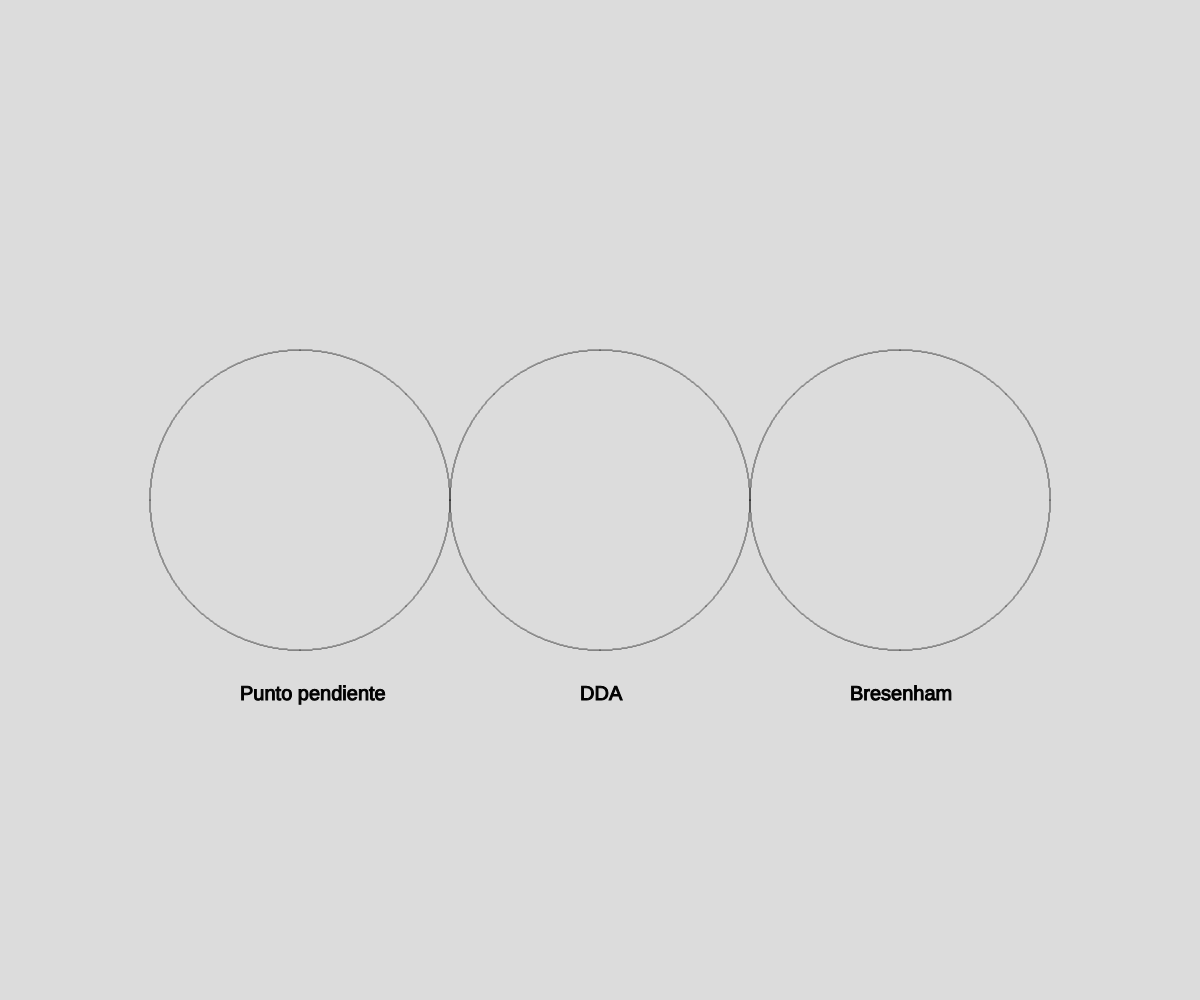
Frame 1 (no input)
Frame 60 (no input): identical to frame 1, image omitted
Frame 120 (the mouse pressed at the canvas centre since frame 60): identical to frame 1, image omitted

The p5.js sketch that drew this single still picture (run headless with seeded random() and noise() and a simulated clock; from frame 60 on, the mouse is pressed at the canvas centre):

// p5.js sketch
// ── sketch.js
function setup(){
    createCanvas(windowWidth, windowHeight);
    x = Math.round(windowWidth / 4);
    y = Math.round(windowHeight / 2);
    r = 150;
    circ1 = new circulo(x, y, r, "pp");
    circ2 = new circulo(2*x, y, r, "dda");
    circ3 = new circulo(3*x, y, r, "bres");
    puntospp = [];
    puntosdda = [];
    puntosbres = [];
}


function draw(){
    background(220);
    circ1.drawPuntos();
    circ2.drawPuntos();
    circ3.drawPuntos();

    stroke(0);
    textSize(20);
    text("Punto pendiente", x - 60, y + 200);
    text("DDA", 2*x - 20, y + 200);
    text("Bresenham", 3*x - 50, y + 200);

    drawPuntos();
}

function cortar(){
    slices = parseInt(document.getElementById("number").value);
    puntospp = circ1.sacarLineas(slices);
    puntosdda = circ2.sacarLineas(slices);
    puntosbres = circ3.sacarLineas(slices);
}

function drawPuntos(){
    for(let punto of puntospp){
        stroke(255, 0, 0);
        punto.draw();
    }
    for(let punto of puntosdda){
        stroke(0, 150, 0);
        punto.draw();
    }
    for(let punto of puntosbres){
        stroke(0, 0, 255);
        punto.draw();
    }
}


// ── circulo.js
class circulo{
    constructor(xc, yc, r, algoritmo){
        this.xc = xc;
        this.yc = yc;
        this.r = r;
        this.algoritmo = algoritmo;
        this.puntos = [];
        this.puntoMedio();
    }

    sacarLineas(slices){
        let puntos = [];
        let angleStep = 2 * Math.PI / slices;
        let line = new linea();
        for(let i = 1; i <= slices; i++){
            let angle = i * angleStep;
            let x = this.xc + this.r * Math.cos(angle);
            let y = this.yc + this.r * Math.sin(angle);
            
            switch(this.algoritmo){
                case "pp":
                    puntos = line.puntoPendiente(new punto(this.xc, this.yc), new punto(x, y), puntos); 
                    break;
                
                case "dda":
                    puntos = line.dda(new punto(this.xc, this.yc), new punto(x, y), puntos);
                    break;
                
                case "bres":
                    puntos = line.bresenham(new punto(this.xc, this.yc), new punto(x, y), puntos);
                    break;
            }
        }
        
        return puntos;
    }





    puntoMedio(){
        let y = this.r;
        let x = 0;
        let p = 5 / 4 - this.r;

        while(x <= y){
            this.pushPoints(x, y, this.xc, this.yc);
            if(p < 0){
                x++;
                p = p + 2 * x + 1;
            }
            else{
                x++;
                y--;
                p = p + 2 * x + 1 - 2 * y;
            }
            
        }
    }

    pushPoints(x, y, xc, yc){
        this.puntos.push(new punto(x + xc, y + yc));
        this.puntos.push(new punto(y + xc, x + yc));
        this.puntos.push(new punto(-x + xc, y + yc));
        this.puntos.push(new punto(-y + xc, x + yc));
        this.puntos.push(new punto(-x + xc, -y + yc));
        this.puntos.push(new punto(-y + xc, -x + yc));
        this.puntos.push(new punto(x + xc, -y + yc));
        this.puntos.push(new punto(y + xc, -x + yc));
    }
    drawPuntos(){
        for(let punto of this.puntos){
            stroke(0);
            punto.draw();
        }
    }
}


// ── linea.js
class linea{
    constructor(){

    }
    puntoPendiente(punto1, punto2, puntos){
        
        let aumentoX = 0;
        if(punto1.x > punto2.x) aumentoX = -1;
        else if(punto1.x < punto2.x) aumentoX = 1;
        
        
        if(punto1.x === punto2.x){ //caso cuando la pendiente es y/0
            let x = punto1.x;
            let aumentoY;
            if(punto1.y > punto2.y) aumentoY = -1;
            else aumentoY = 1;
    
            for(let y = punto1.y; y != punto2.y; y += aumentoY){
                puntos.push(new punto(x, y));
            }
            
        }
        else{ //caso cuando la pendiente no es infinito 
            let m = (punto2.y - punto1.y) / (punto2.x - punto1.x);
            let b = punto1.y - (m*punto1.x);
            let start = Math.min(punto1.x, punto2.x);
            let end = Math.max(punto1.x, punto2.x);
            for(let x = start; x <= end; x++){
                let y = (m * x) + b;
                puntos.push(new punto(x, y));
                //x += aumentoX;
            }
        }
        return puntos;
    }

    dda(punto1, punto2, puntos){
        let dx = punto2.x - punto1.x;
        let dy = punto2.y - punto1.y;
        
        let p = (abs(dx) >= abs(dy)) ? abs(dx) : abs(dy);

        let incx = dx / p;
        let incy = dy / p;
        let x = punto1.x;
        let y = punto1.y;
        for(let i = 0; i <= p; i++){
            puntos.push(new punto(x, y));
            x += incx;
            y += incy;
        }
        
        return puntos;
    }

    bresenham(punto1, punto2, puntos){
        let x = punto1.x;
        let aumentoX = (x <= punto2.x) ? 1 : -1
        let y = punto1.y;
        let aumentoY = (y <= punto2.y) ? 1 : -1
        puntos.push(new punto(x, y));

        let dx = Math.abs(punto2.x - punto1.x);
        let dy = Math.abs(punto2.y - punto1.y);
        let m = (dx === 0) ? 10 : dy/dx;
    
        if(m >= 0 && m < 1){
            let pk = 2 * dy - dx;
            for(let i = 0; i < dx; i++){
                if(pk < 0){
                    pk = pk + 2 * dy;
                    x += aumentoX;
                }
                else{
                    pk = pk + (2 * dy - 2 * dx);
                    x += aumentoX;
                    y += aumentoY;
                }
                puntos.push(new punto(x, y));
            }
        }
        else if(m >= 1){
            let pk = 2 * dx - dy;
            for(let i = 0; i < dy; i++){
                if(pk < 0){
                    pk += 2 * dx;
                    y += aumentoY;
                }
                else{
                    pk = pk + (2 * dx - 2 * dy);
                    x+= aumentoX;
                    y+= aumentoY;
                }
                puntos.push(new punto(x, y));
            }
        }
        return puntos;
    }
}
// ── punto.js
class punto{
    constructor(x, y){
        this.x = x;
        this.y = y;
    }

    draw(){
        
        point(this.x, this.y);
    }
}
